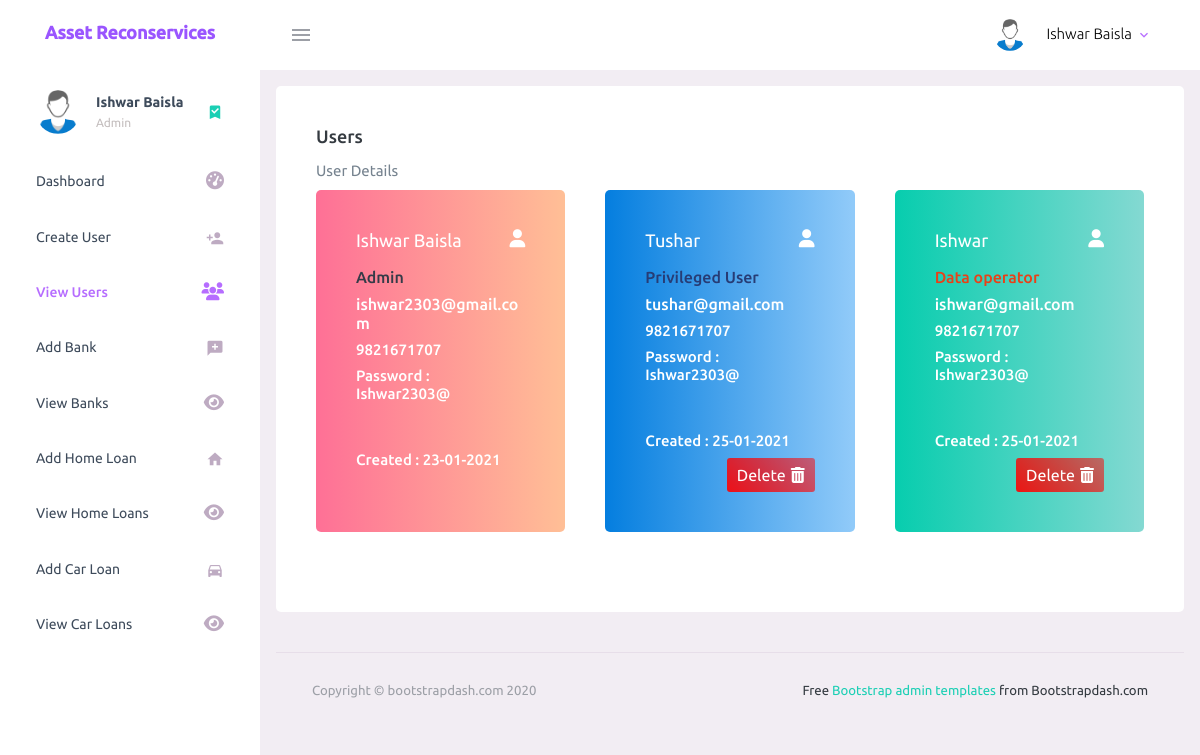
The page /view-users.php (signed in) on the database as committed earlier.
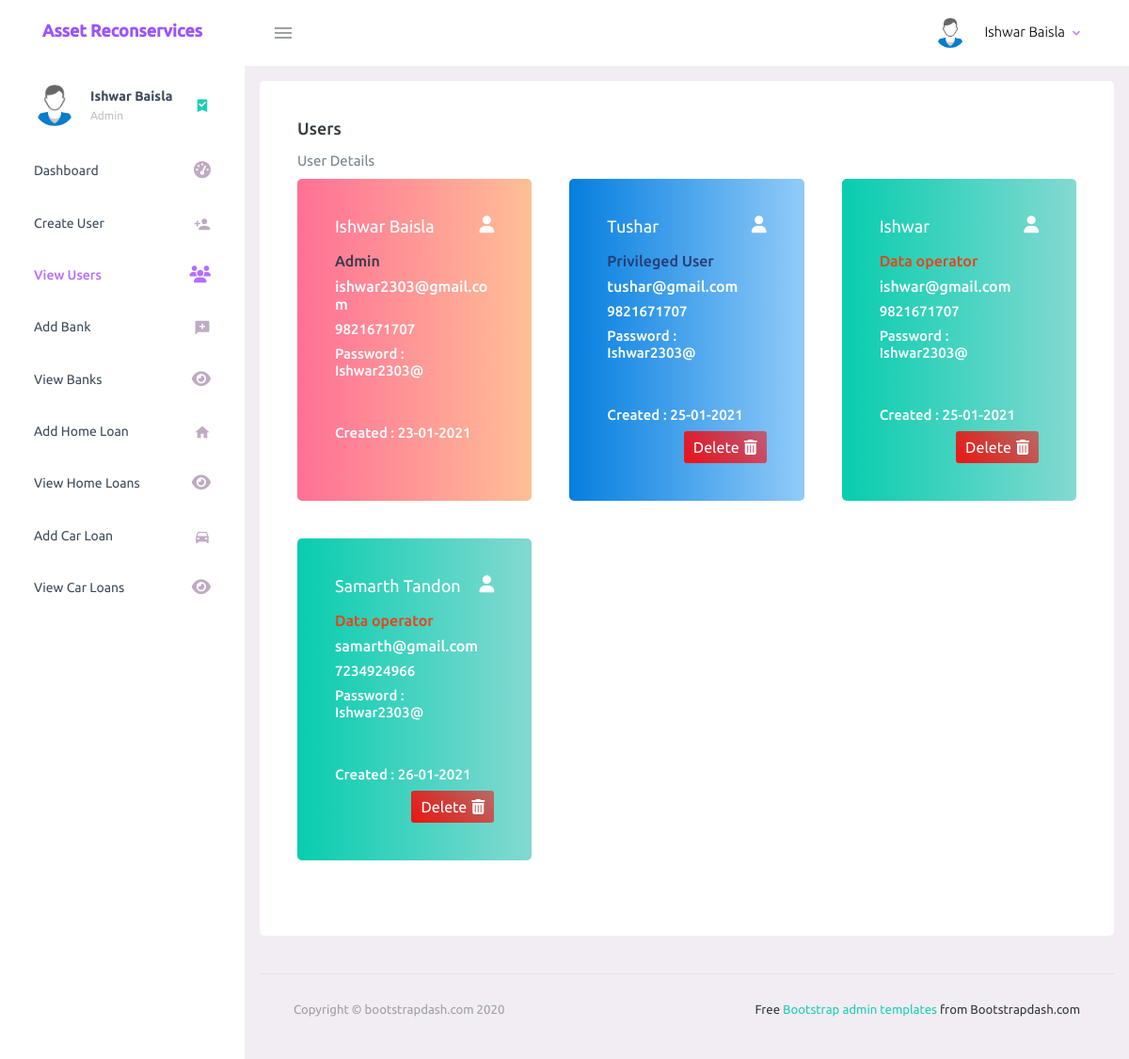
The same page on the database as committed later.
### tables this page shows
CREATE TABLE `user_registration` (
  `user_id` int(11) NOT NULL,
  `user_full_name` varchar(200) NOT NULL,
  `user_email` varchar(200) NOT NULL,
  `user_mobile` varchar(200) NOT NULL,
  `user_password` varchar(200) NOT NULL,
  `user_role` tinyint(4) NOT NULL,
  `user_updated_timestamp` varchar(100) NOT NULL
);

### view-users.php (the view, shortened to what the changed rows need)
<?php
    require_once('connection.php');
    $db_error = '';
    $sql = "SELECT * FROM user_registration";
    $result = $conn->query($sql);
?>
<!DOCTYPE html>
<html lang="en">
  <head>
    <link rel="stylesheet" href="assets/vendors/mdi/css/materialdesignicons.min.css">
    <link rel="stylesheet" href="assets/vendors/css/vendor.bundle.base.css">
    <link rel="stylesheet" href="assets/css/style.css">
  </head>
  <body>
    <div class="container-scroller">
      <div class="container-fluid page-body-wrapper">
        <div class="main-panel">
          <div class="content-wrapper">
            <div class="row">
              <div class="col-12 grid-margin stretch-card">
                <div class="card">
                  <div class="card-body">
                    <?php
                        if($db_error == ''){
                          if($result->num_rows > 0){
                            ?>
                            <div class="row bank-card-container">
                            <?php
                            while($row = $result->fetch_assoc()){
                                $encoded_user_id = base64_encode($row['user_id']);
                                $created_date = new DateTime($row['user_updated_timestamp']);
                                $full_name = $row['user_full_name'];
                                $role = $row['user_role'];
                                if($role == '2'){
                                  $role_value = 'Admin';
                                  $css_class = 'admin';
                                  $css_card = 'card bg-gradient-danger card-img-holder text-white';
                                }
                                if($role == '1'){
                                  $role_value = 'Privileged User';
                                  $css_class = 'privileged-user';
                                  $css_card = 'card bg-gradient-info card-img-holder text-white';
                                }
                                if($role == '0'){
                                  $role_value = 'Data operator';
                                  $css_class = 'data-operator';
                                  $css_card = 'card bg-gradient-success card-img-holder text-white';
                                }
                                $email = base64_decode($row['user_email']);
                                $contact = base64_decode($row['user_mobile']);
                                $password = base64_decode($row['user_password'])
                                ?>
                                <div class="col-md-4 stretch-card grid-margin">
                                  <div class="<?php echo $css_card; ?>">
                                    <div class="card-body">
                                      <h4 class="font-weight-normal mb-3 capt">
                                        <?php echo $full_name; ?>
                                        <i class="fas fa-user mdi-24px float-right"></i>
                                      </h4>
                                      <h5 class="mb-2 <?php echo $css_class; ?>">
                                        <?php echo $role_value; ?>
                                      </h5>
                                      <h5 class="mb-2">
                                        <?php echo $email; ?>
                                      </h5>
                                      <h6 class="mb-2">
                                        <?php echo $contact; ?>
                                      </h6>
                                      <h6 class="mb-5">
                                        <?php echo 'Password : '.$password; ?>
                                      </h6>
                                      <h6 class="mb-2">
                                        <?php echo 'Created : '.$created_date->format('d-m-Y'); ?>
                                      </h6>
                                      <div class="bank-operation form-inline justify-content-end">
                                        <?php if($role != '2'){ ?>
                                        <label class="delete-btn" onclick="confirmResourceDeletion('<?php echo $encoded_user_id; ?>','user')">Delete
                                          <i class="fas fa-trash-alt"></i>
                                        </label>
                                        <?php } ?>
                                      </div>
                                    </div>
                                  </div>
                                </div>
                                <?php
                            }
                            ?>
                            </div>
                            <?php
                          }
                        }
                    ?>
                  </div>
                </div>
              </div>
          </div>
        </div>
      </div>
    </div>
  </body>
</html>

Rows that differ between the two databases and show on the page:
added user_registration: user_full_name "Samarth Tandon", user_role "Data operator", user_email "samarth@gmail.com", user_mobile "7234924966", user_password "Ishwar2303@", user_updated_timestamp "26-01-2021"
